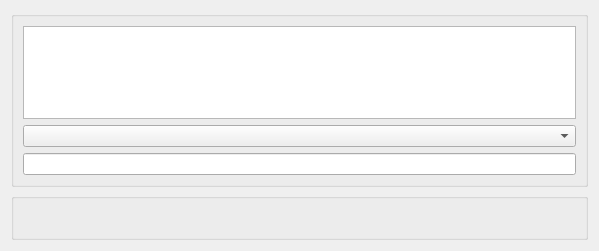
<?xml version="1.0" encoding="UTF-8"?>
<ui version="4.0">
 <class>QtGuiltGUIAsker</class>
 <widget class="QDialog" name="QtGuiltGUIAsker">
  <property name="geometry">
   <rect>
    <x>0</x>
    <y>0</y>
    <width>599</width>
    <height>251</height>
   </rect>
  </property>
  <property name="windowTitle">
   <string>Dialog</string>
  </property>
  <layout class="QVBoxLayout" name="verticalLayout">
   <item>
    <widget class="QGroupBox" name="groupBox">
     <property name="title">
      <string/>
     </property>
     <layout class="QVBoxLayout" name="verticalLayout_2">
      <item>
       <widget class="QTextEdit" name="textEdit">
        <property name="undoRedoEnabled">
         <bool>false</bool>
        </property>
        <property name="readOnly">
         <bool>true</bool>
        </property>
        <property name="textInteractionFlags">
         <set>Qt::TextSelectableByKeyboard|Qt::TextSelectableByMouse</set>
        </property>
       </widget>
      </item>
      <item>
       <widget class="QComboBox" name="comboBox"/>
      </item>
      <item>
       <widget class="QLineEdit" name="lineEdit"/>
      </item>
     </layout>
    </widget>
   </item>
   <item>
    <widget class="QGroupBox" name="groupBoxButtons">
     <property name="title">
      <string/>
     </property>
     <layout class="QHBoxLayout" name="horizontalLayout">
      <item>
       <spacer name="horizontalSpacer">
        <property name="orientation">
         <enum>Qt::Horizontal</enum>
        </property>
        <property name="sizeHint" stdset="0">
         <size>
          <width>353</width>
          <height>20</height>
         </size>
        </property>
       </spacer>
      </item>
     </layout>
    </widget>
   </item>
  </layout>
 </widget>
 <resources/>
 <connections/>
</ui>
